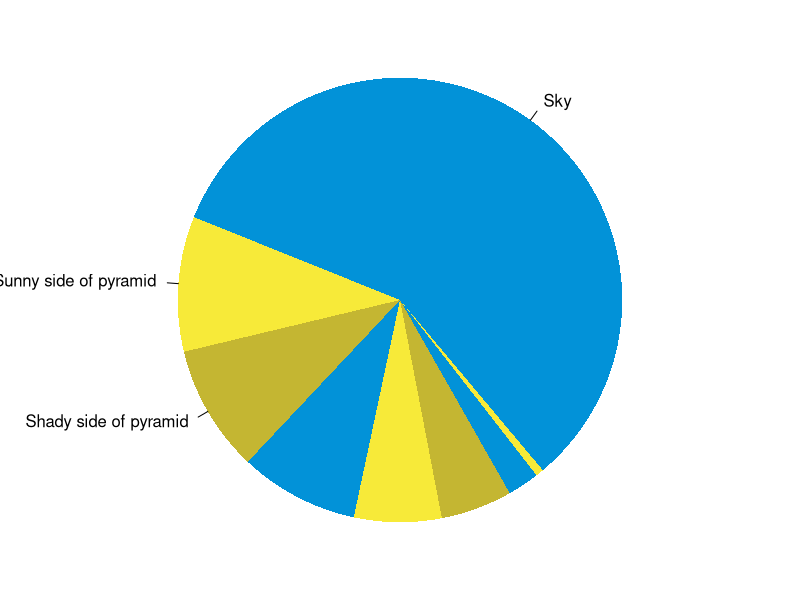

Source code (R):
## ---- chunk 1
knitr::opts_chunk$set(collapse = TRUE)
## ---- chunk 2
par(mar = c(0, 1, 0, 1))
odds <- 1/562
pie(
  c(odds
    , odds * 0.17
    , odds * 0.16
    , odds * 0.15
    , odds * 0.11
    , odds * 0.09
    , odds * 0.04
    , odds * 0.01),
  c('Sky', 'Sunny side of pyramid', 'Shady side of pyramid'),
  col = c('#0292D8', '#F7EA39', '#C4B632'),
  init.angle = -50, border = NA
)
